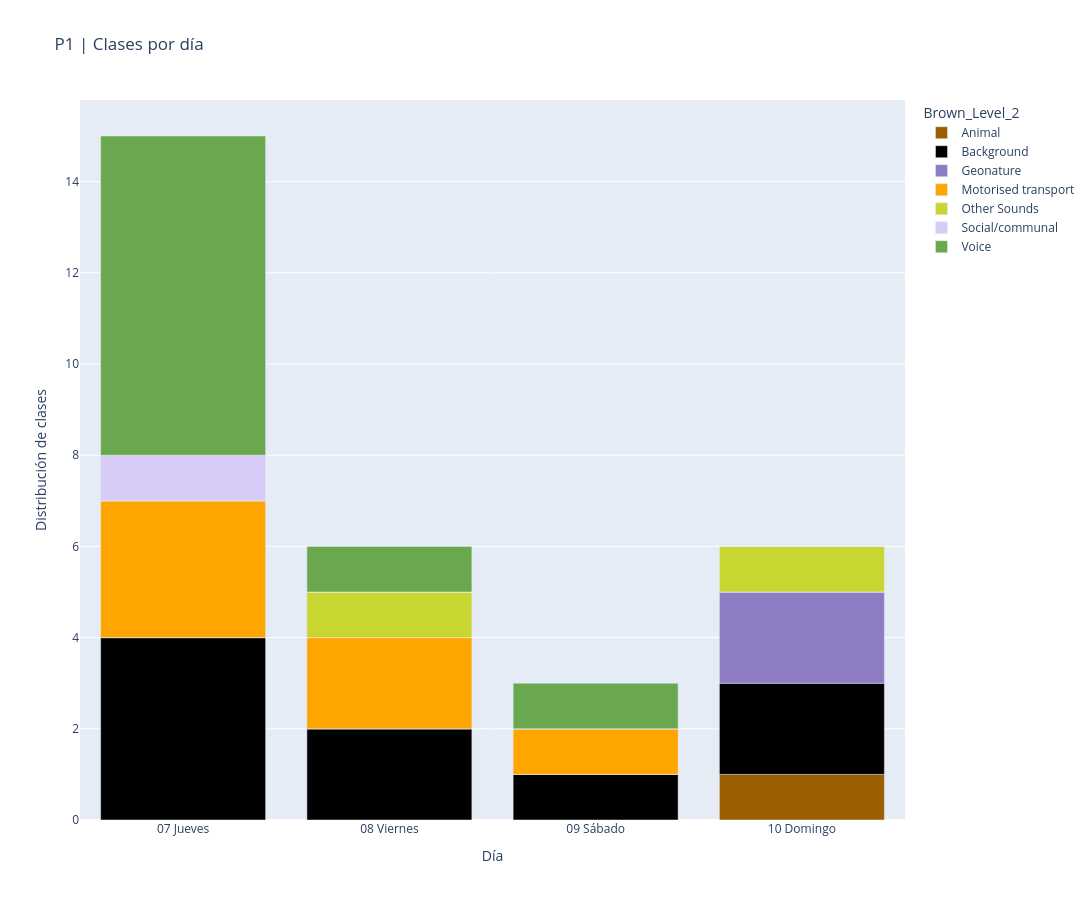

This figure's notebook cell:
### Code cell
dfg = df_exploded.groupby(['Brown_Level_2','Día']).count().reset_index()

fig = px.bar(
    dfg, 
    x='Día',
    y='Distribución de clases',
    color='Brown_Level_2',
    title=f'{title} | Clases por día',
    color_discrete_sequence=px.colors.qualitative.Alphabet, 
    color_discrete_map=COLLOR_PALLET,
    height=900,
    width=2000
)

fig.show()

# save plot
fig.write_image(f"{visualization_dir}/{title}_classes_per_day_{stable_version}.png")
print(f"Image was saved in {visualization_dir}/{title}_classes_per_day_{stable_version}.png")

### Figure 1 — Plotly figure (JSON) as saved in the notebook; plotly's stock layout.template omitted (floating-point values rounded to 4 significant figures)
{"data": [{"alignmentgroup": "True", "hovertemplate": "Brown_Level_2=Animal<br>Día=%{x}<br>Distribución de clases=%{y}<extra></extra>", "legendgroup": "Animal", "marker": {"color": "#9b5f00", "pattern": {"shape": ""}}, "name": "Animal", "offsetgroup": "Animal", "orientation": "v", "showlegend": true, "textposition": "auto", "type": "bar", "x": ["07 Jueves", "08 Viernes", "09 Sábado", "10 Domingo"], "xaxis": "x", "y": [0, 0, 0, 1], "yaxis": "y"}, {"alignmentgroup": "True", "hovertemplate": "Brown_Level_2=Background<br>Día=%{x}<br>Distribución de clases=%{y}<extra></extra>", "legendgroup": "Background", "marker": {"color": "#000000", "pattern": {"shape": ""}}, "name": "Background", "offsetgroup": "Background", "orientation": "v", "showlegend": true, "textposition": "auto", "type": "bar", "x": ["07 Jueves", "08 Viernes", "09 Sábado", "10 Domingo"], "xaxis": "x", "y": [4, 2, 1, 2], "yaxis": "y"}, {"alignmentgroup": "True", "hovertemplate": "Brown_Level_2=Geonature<br>Día=%{x}<br>Distribución de clases=%{y}<extra></extra>", "legendgroup": "Geonature", "marker": {"color": "#8e7cc3", "pattern": {"shape": ""}}, "name": "Geonature", "offsetgroup": "Geonature", "orientation": "v", "showlegend": true, "textposition": "auto", "type": "bar", "x": ["07 Jueves", "08 Viernes", "09 Sábado", "10 Domingo"], "xaxis": "x", "y": [0, 0, 0, 2], "yaxis": "y"}, {"alignmentgroup": "True", "hovertemplate": "Brown_Level_2=Motorised transport<br>Día=%{x}<br>Distribución de clases=%{y}<extra></extra>", "legendgroup": "Motorised transport", "marker": {"color": "#ffa500", "pattern": {"shape": ""}}, "name": "Motorised transport", "offsetgroup": "Motorised transport", "orientation": "v", "showlegend": true, "textposition": "auto", "type": "bar", "x": ["07 Jueves", "08 Viernes", "09 Sábado", "10 Domingo"], "xaxis": "x", "y": [3, 2, 1, 0], "yaxis": "y"}, {"alignmentgroup": "True", "hovertemplate": "Brown_Level_2=Other Sounds<br>Día=%{x}<br>Distribución de clases=%{y}<extra></extra>", "legendgroup": "Other Sounds", "marker": {"color": "#c9d631", "pattern": {"shape": ""}}, "name": "Other Sounds", "offsetgroup": "Other Sounds", "orientation": "v", "showlegend": true, "textposition": "auto", "type": "bar", "x": ["07 Jueves", "08 Viernes", "09 Sábado", "10 Domingo"], "xaxis": "x", "y": [0, 1, 0, 1], "yaxis": "y"}, {"alignmentgroup": "True", "hovertemplate": "Brown_Level_2=Social/communal<br>Día=%{x}<br>Distribución de clases=%{y}<extra></extra>", "legendgroup": "Social/communal", "marker": {"color": "#d8cbf8", "pattern": {"shape": ""}}, "name": "Social/communal", "offsetgroup": "Social/communal", "orientation": "v", "showlegend": true, "textposition": "auto", "type": "bar", "x": ["07 Jueves", "08 Viernes", "09 Sábado", "10 Domingo"], "xaxis": "x", "y": [1, 0, 0, 0], "yaxis": "y"}, {"alignmentgroup": "True", "hovertemplate": "Brown_Level_2=Voice<br>Día=%{x}<br>Distribución de clases=%{y}<extra></extra>", "legendgroup": "Voice", "marker": {"color": "#6aa84f", "pattern": {"shape": ""}}, "name": "Voice", "offsetgroup": "Voice", "orientation": "v", "showlegend": true, "textposition": "auto", "type": "bar", "x": ["07 Jueves", "08 Viernes", "09 Sábado", "10 Domingo"], "xaxis": "x", "y": [7, 1, 1, 0], "yaxis": "y"}], "layout": {"barmode": "relative", "height": 900, "legend": {"title": {"text": "Brown_Level_2"}, "tracegroupgap": 0}, "title": {"text": "P1 | Clases por día"}, "width": 2000, "xaxis": {"anchor": "y", "domain": [0, 1], "title": {"text": "Día"}}, "yaxis": {"anchor": "x", "domain": [0, 1], "title": {"text": "Distribución de clases"}}}}
